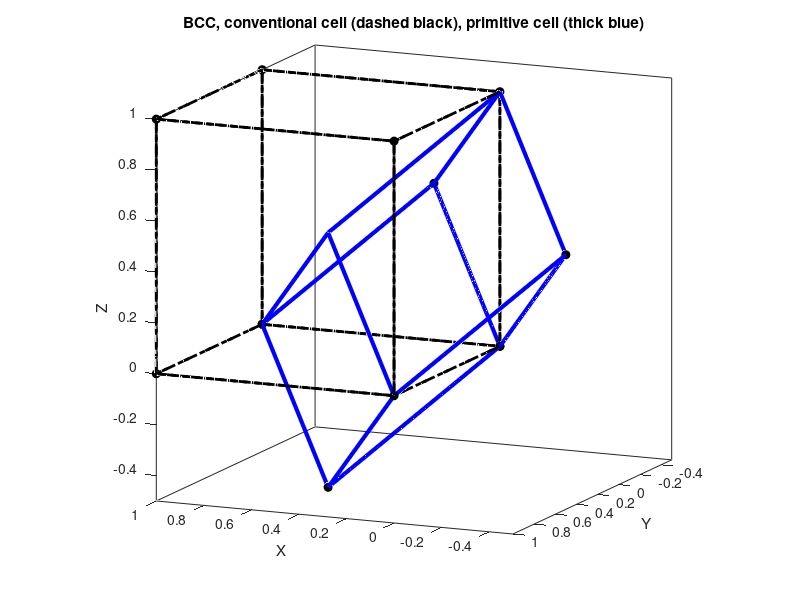

The MATLAB source for this figure:
%copyright by J. E Hasbun and T. Datta
%unit_cell_BCC.m (modified to run on MATLAB R2019a)
%Here we plot the atomic positions for the BCC crystal
%and then plot its conventional and primitive unit cells.
clc
close all
a=1.0; %lattice constant
%The BCC smallest possible translation vectors
a0=[0;0;0]; a1=a*[1/2;1/2;-1/2]; a2=a*[1/2;-1/2;1/2]; a3=a*[-1/2;1/2;1/2];
a4=a1+a2; a5=a1+a3; a6=a2+a3; a7=a4+a3; %unit cell can be built now
%with 8 corner positions
%and also make some new ones for structure purposes
a8=a1-a2; a9=a1-a3; a10=a2-a3; a11=a4-a3;
a12=2*a1; a13=2*a2; a14=2*a3;
%First eight in T are to construct the primitive cell
T=[a0,a1,a2,a3,a4,a5,a6,a7,-a1,-a2,-a3,a8,a9,a10,a11];
T=[T,-a4,-a5,-a6,-a7,-a8,-a9,-a10,-a11,a12,a13,a14,-a12,-a13,-a14];
%We should identify the cube positions too
b0=[0;0;0]; b1=a*[1;0;0]; b2=a*[0;1;0]; b3=a*[0;0;1];
b4=b1+b2; b5=b1+b3; b6=b2+b3; b7=b4+b3; %To locate cube position atoms
%plus new ones
b8=b1-b2; b9=b1-b3; b10=b2-b3; b11=b4-b3;
b12=2*b1; b13=2*b2; b14=2*b3;
Tb=[b0,b1,b2,b3,b4,b5,b6,b7,-b1,-b2,-b3,b8,b9,b10,b11];
Tb=[Tb,-b4,-b5,-b6,-b7,-b8,-b9,-b10,-b11,b12,b13,b14,-b12,-b13,-b14];
%final T
T=[T,Tb];
%
M=length(T); %number of possible smallest translation vectors
%N=52; %number of atoms desired some are repeated
N=input("Enter the number of atoms to plot (some are repeated) [52] -> ");
if(isempty(N)), N=52; end
%p= atomic positions in the diamond lattice
p0=a*[0;0;0]; %the atoms at the origin
p=zeros(3,N); %define the dimensions of atomic position matrix
jc=0;
for i=0:N-1
j=mod(i,M); %j can only go from 1 to M
if(j==0); jc=jc+1; end %counts number of times j goes through 0
%jc allows for reusage of previously obtained position vectors to
%which T can be added to obtain new position vectors, etc
p(:,i+1)=p0+T(:,j+1);
p0=p(:,jc);
end
rnn=norm(T(:,1)-T(:,2)); %bcc nn distance
x=p(1,:); y=p(2,:); z=p(3,:); %x, y, z coords of all atoms
%draw atoms
plot3(x,y,z,"ko","MarkerSize",6,"MarkerFaceColor","k")
hold on
%Draw bonds between near neighbors only
for i=1:N
for j=1:N
if(j ~= i)
rd=norm(p(:,i)-p(:,j)); %calculate the distance between atoms
%but draw lines between nn only
if(rd <= rnn)
line([p(1,i),p(1,j)],[p(2,i),p(2,j)],[p(3,i),p(3,j)],...
"Color","b","LineWidth",1);
end
end
end
end
%----------
%The lines below work better here for the primitive cell
line([a0(1),a1(1)],[a0(2),a1(2)],[a0(3),a1(3)],"Color","b","LineWidth",3);
line([a0(1),a2(1)],[a0(2),a2(2)],[a0(3),a2(3)],"Color","b","LineWidth",3);
line([a0(1),a3(1)],[a0(2),a3(2)],[a0(3),a3(3)],"Color","b","LineWidth",3);
line([a1(1),a4(1)],[a1(2),a4(2)],[a1(3),a4(3)],"Color","b","LineWidth",3);
line([a1(1),a5(1)],[a1(2),a5(2)],[a1(3),a5(3)],"Color","b","LineWidth",3);
line([a2(1),a4(1)],[a2(2),a4(2)],[a2(3),a4(3)],"Color","b","LineWidth",3);
line([a2(1),a6(1)],[a2(2),a6(2)],[a2(3),a6(3)],"Color","b","LineWidth",3);
line([a3(1),a5(1)],[a3(2),a5(2)],[a3(3),a5(3)],"Color","b","LineWidth",3);
line([a3(1),a6(1)],[a3(2),a6(2)],[a3(3),a6(3)],"Color","b","LineWidth",3);
line([a4(1),a7(1)],[a4(2),a7(2)],[a4(3),a7(3)],"Color","b","LineWidth",3);
line([a5(1),a7(1)],[a5(2),a7(2)],[a5(3),a7(3)],"Color","b","LineWidth",3);
line([a6(1),a7(1)],[a6(2),a7(2)],[a6(3),a7(3)],"Color","b","LineWidth",3);
%----------
%To show the cube positions too - not so thick lines
rnnb=norm(Tb(:,1)-Tb(:,2)); %cube position nn distances
for i=1:8
for j=1:8
if(j ~= i)
rd=norm(Tb(:,i)-Tb(:,j)); %calculate the distance between atoms
%but draw lines between nn only
if(rd <= rnnb)
line([Tb(1,i),Tb(1,j)],[Tb(2,i),Tb(2,j)],[Tb(3,i),Tb(3,j)],...
"Color","k","LineStyle","-.","LineWidth",2);
end
end
end
end
%Make sure the cube corner atoms appear too
plot3(Tb(1,1:8),Tb(2,1:8),Tb(3,1:8),"ko","MarkerSize",6,"MarkerFaceColor","k")
%----------
view(-156,12) %Angle for viewing purposes
box on
axis equal
xlabel("X"), ylabel("Y"), zlabel("Z")
title("BCC, conventional cell (dashed black), primitive cell (thick blue)")